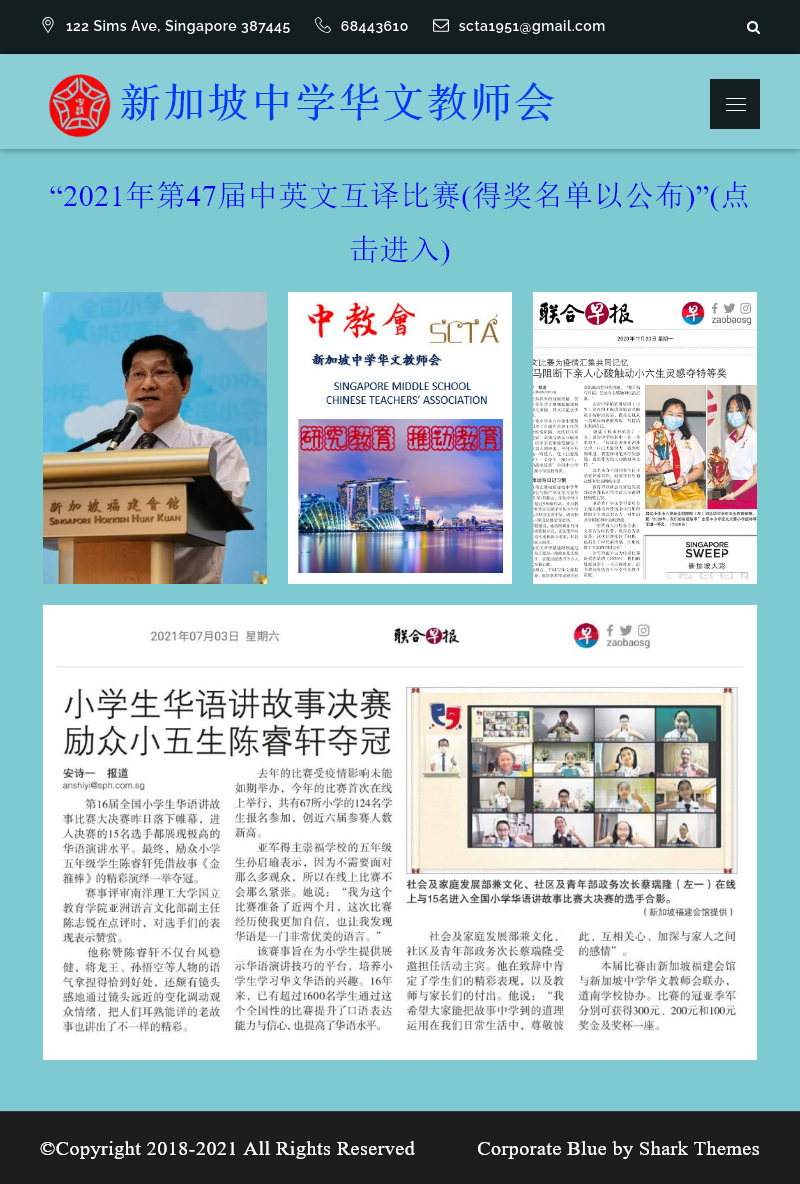
#> input picture screenshots/main.scta.org.sg/2022-06-08 10_29_44.422911.png, 800 x 1184 px, found by its file name
$ python compare_picutres.py
#> lines starting #> are read from the running program, lines starting #| are printed output that depends on the picture
# From https://geekyhumans.com/compare-two-images-and-highlight-differences-using-python/
# https://stackoverflow.com/questions/11541154/checking-images-for-similarity-with-opencv/71634759#71634759
import cv2
import imutils

#get the images you want to compare.
original = cv2.imread("screenshots\main.scta.org.sg\\2022-06-08 10_29_44.422911.png")
#> original is the input picture: shape (1184, 800, 3); mean B, G, R 191.7, 186.9, 162
new = cv2.imread("screenshots\main.scta.org.sg\\2022-06-08 10_41_59.418926.png")
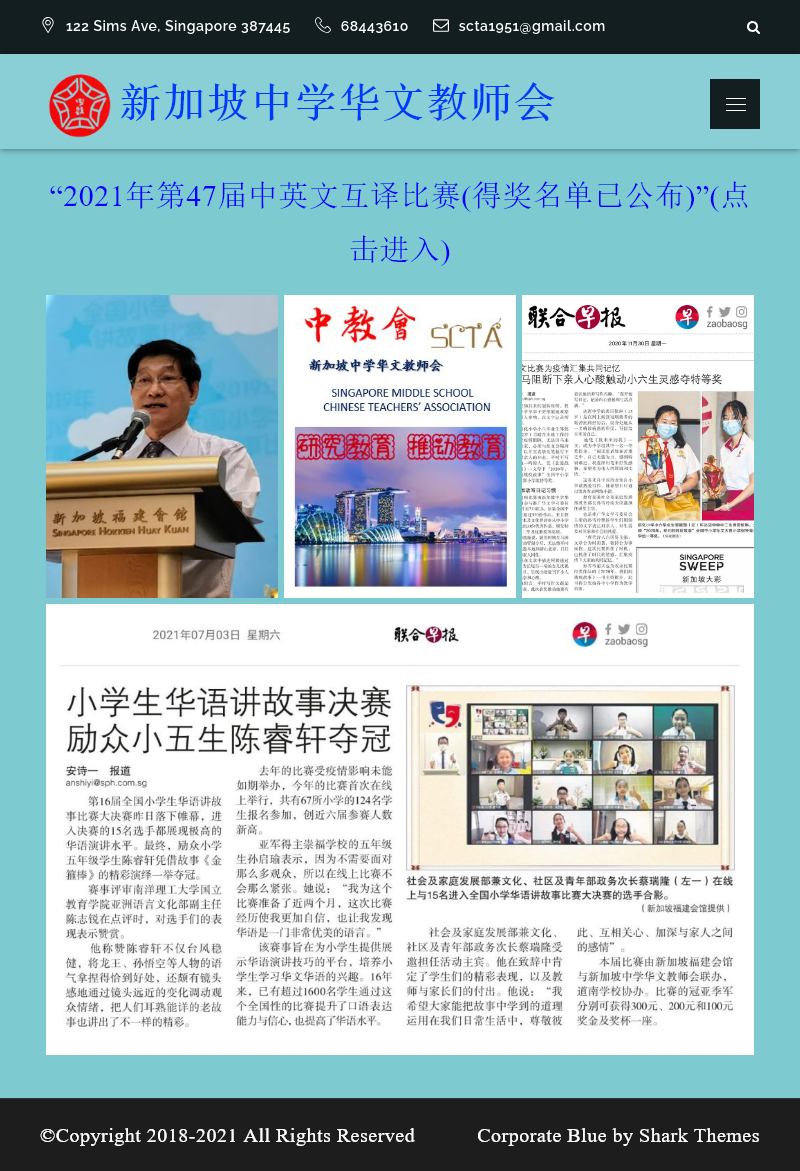
#> input picture screenshots/main.scta.org.sg/2022-06-08 10_41_59.418926.png, 800 x 1171 px, found by its file name
#> new is the input picture: shape (1171, 800, 3); mean B, G, R 191, 186.1, 162.6
#resize the images to make them small in size. A bigger size image may take a significant time
#more computing power and time
original = imutils.resize(original, height = 600)
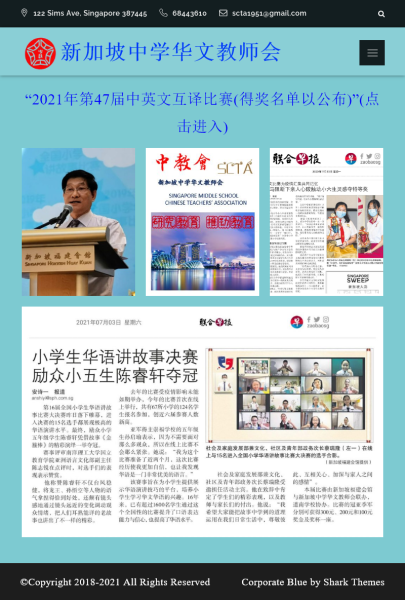
#> original: shape (600, 405, 3); mean B, G, R 191.7, 186.9, 162
new = imutils.resize(new, height = 600)
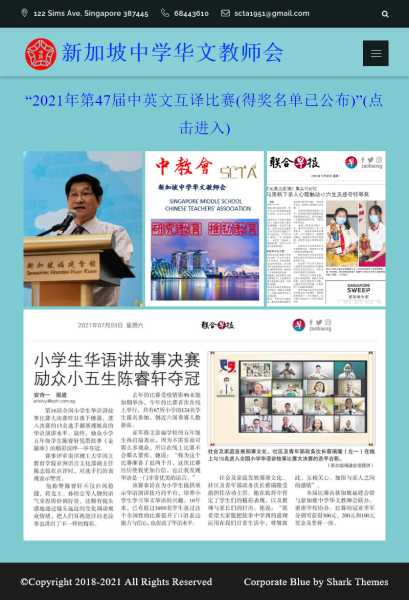
#> new: shape (600, 409, 3); mean B, G, R 191, 186.2, 162.6

#create a copy of original image so that we can store the
#difference of 2 images in the same on
diff = original.copy()
#> (the run stopped early here; a loop or call above may not have finished)
